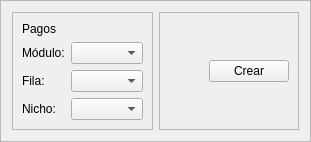
         <widget class="QFrame" name="frame_5">
          <property name="frameShape">
           <enum>QFrame::StyledPanel</enum>
          </property>
          <property name="frameShadow">
           <enum>QFrame::Raised</enum>
          </property>
          <layout class="QHBoxLayout" name="horizontalLayout_4">
           <item>
            <widget class="QFrame" name="frame_7">
             <property name="frameShape">
              <enum>QFrame::StyledPanel</enum>
             </property>
             <property name="frameShadow">
              <enum>QFrame::Raised</enum>
             </property>
             <layout class="QGridLayout" name="gridLayout_16">
              <item row="4" column="1">
               <widget class="QLabel" name="label_payment_niche">
                <property name="text">
                 <string>Nicho:</string>
                </property>
               </widget>
              </item>
              <item row="1" column="2">
               <widget class="QComboBox" name="combo_box_payments_module"/>
              </item>
              <item row="1" column="1">
               <widget class="QLabel" name="label_payment_module">
                <property name="text">
                 <string>Módulo:</string>
                </property>
               </widget>
              </item>
              <item row="4" column="2">
               <widget class="QComboBox" name="combo_box_payment_niche"/>
              </item>
              <item row="3" column="2">
               <widget class="QComboBox" name="combo_box_payments_row"/>
              </item>
              <item row="3" column="1">
               <widget class="QLabel" name="label_payment_row">
                <property name="text">
                 <string>Fila:</string>
                </property>
               </widget>
              </item>
              <item row="0" column="1" colspan="2">
               <widget class="QLabel" name="label_payments">
                <property name="text">
                 <string>Pagos</string>
                </property>
               </widget>
              </item>
             </layout>
            </widget>
           </item>
           <item>
            <widget class="QFrame" name="frame_9">
             <property name="frameShape">
              <enum>QFrame::StyledPanel</enum>
             </property>
             <property name="frameShadow">
              <enum>QFrame::Raised</enum>
             </property>
             <layout class="QHBoxLayout" name="horizontalLayout_6">
              <item>
               <spacer name="horizontal_spacer_payment_header">
                <property name="orientation">
                 <enum>Qt::Horizontal</enum>
                </property>
                <property name="sizeHint" stdset="0">
                 <size>
                  <width>40</width>
                  <height>20</height>
                 </size>
                </property>
               </spacer>
              </item>
              <item>
               <widget class="QPushButton" name="push_button_payment_create">
                <property name="text">
                 <string>Crear</string>
                </property>
               </widget>
              </item>
             </layout>
            </widget>
           </item>
          </layout>
         </widget>
